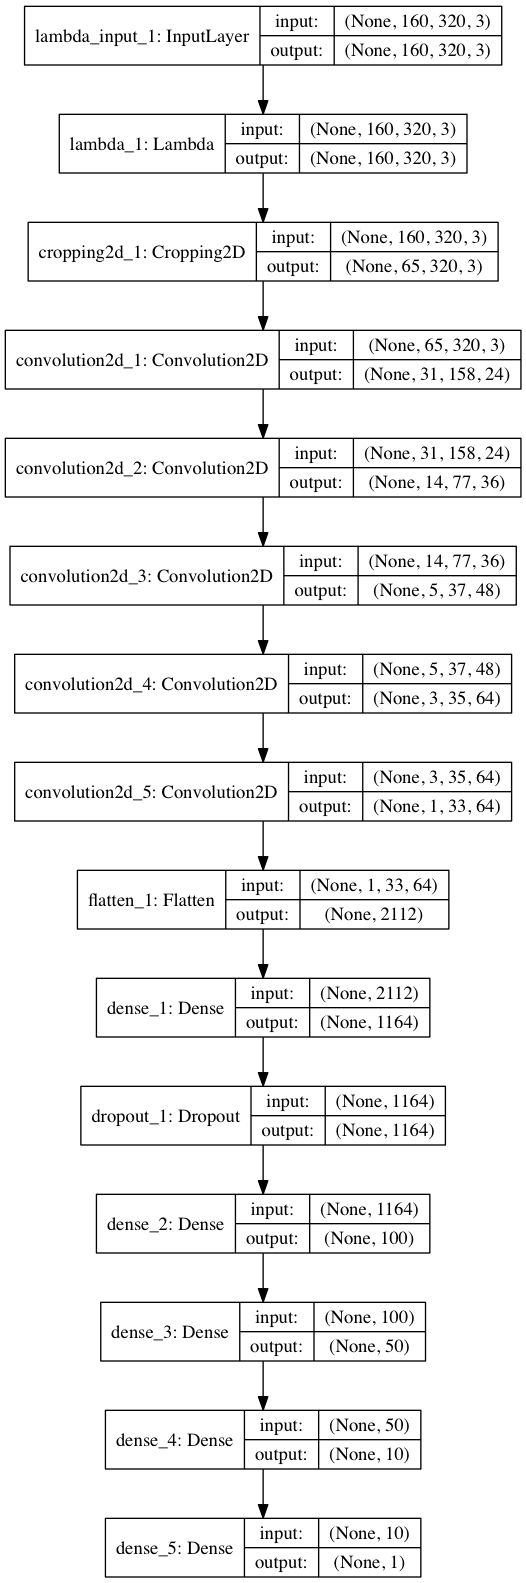

Python code for this plot:
import csv
import cv2
import numpy as np

# Load data from files
lines = []
with open('data/driving_log.csv') as csvfile:
    reader = csv.reader(csvfile)
    for line in reader:
        lines.append(line)

# Split training and validation data
from sklearn.model_selection import train_test_split
train_data, validation_data = train_test_split(lines, test_size=0.2)

from sklearn.utils import shuffle

steering_correction = [0, 0.2, -0.2]
# Generator
def generator(samples, batch_size=32):
    num_samples = len(samples)
    while 1: # Loop forever so the generator never terminates
        shuffle(samples)
        for offset in range(0, num_samples, batch_size):
            batch_samples = samples[offset:offset+batch_size]

            images = []
            measurements = []
            for batch_sample in batch_samples:
                for i in range(3):
                    source_path = batch_sample[i]
                    filename = source_path.split('/')[-1]
                    current_path = 'data/IMG/' + filename
                    image = cv2.imread(current_path)
                    images.append(image)
                    measurement = float(line[3])
                    measurements.append(measurement + steering_correction[i])

            augmented_images, augmented_measurements = [], []
            for image, measurement in zip(images, measurements):
                augmented_images.append(image)
                augmented_measurements.append(measurement)
                augmented_images.append(cv2.flip(image, 1))
                augmented_measurements.append(measurement*-1.0)

            # trim image to only see section with road
            X_train = np.array(augmented_images)
            y_train = np.array(augmented_measurements)
            yield shuffle(X_train, y_train)

train_generator = generator(train_data)
validation_generator = generator(validation_data)

from keras.models import Sequential
from keras.layers import Flatten, Dense, Lambda, Cropping2D, Dropout
from keras.layers.convolutional import Convolution2D
from keras.layers.pooling import MaxPooling2D

# Model artchitecture
model = Sequential()
# Preprocessing - normalization and cropping
model.add(Lambda(lambda x: x / 255.0 - 0.5, input_shape=(160, 320, 3)))
model.add(Cropping2D(cropping=((70,25), (0,0))))
# Convolutions
model.add(Convolution2D(24, 5, 5, subsample=(2,2), activation="relu"))
model.add(Convolution2D(36, 5, 5, subsample=(2,2), activation="relu"))
model.add(Convolution2D(48, 5, 5, subsample=(2,2), activation="relu"))
model.add(Convolution2D(64, 3, 3, activation="relu"))
model.add(Convolution2D(64, 3, 3, activation="relu"))
# Flatten
model.add(Flatten())
# Full-connected
model.add(Dense(1164))
model.add(Dropout(0.2)) # Dropout to help prevent overfitting
model.add(Dense(100))
model.add(Dense(50))
model.add(Dense(10))
model.add(Dense(1))

# Plotting model architecture
# from keras.utils.visualize_util import plot
# plot(model, to_file='model.png', show_shapes=True)

# Training and validation
model.compile(loss='mse', optimizer='adam')
model.fit_generator(train_generator, samples_per_epoch=len(train_data)*6, validation_data=validation_generator, nb_val_samples=len(validation_data)*6, nb_epoch=5)

model.save('model.h5')
exit()
